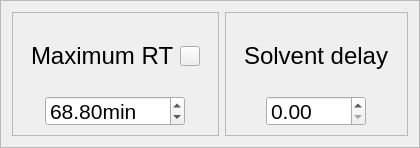
            <widget class="QFrame" name="frame_14">
             <property name="sizePolicy">
              <sizepolicy hsizetype="Expanding" vsizetype="Expanding">
               <horstretch>0</horstretch>
               <verstretch>0</verstretch>
              </sizepolicy>
             </property>
             <property name="minimumSize">
              <size>
               <width>0</width>
               <height>0</height>
              </size>
             </property>
             <property name="maximumSize">
              <size>
               <width>16777215</width>
               <height>16777215</height>
              </size>
             </property>
             <property name="frameShape">
              <enum>QFrame::StyledPanel</enum>
             </property>
             <property name="frameShadow">
              <enum>QFrame::Raised</enum>
             </property>
             <layout class="QHBoxLayout" name="horizontalLayout">
              <item>
               <widget class="QFrame" name="frame_7">
                <property name="sizePolicy">
                 <sizepolicy hsizetype="Expanding" vsizetype="Expanding">
                  <horstretch>0</horstretch>
                  <verstretch>0</verstretch>
                 </sizepolicy>
                </property>
                <property name="minimumSize">
                 <size>
                  <width>0</width>
                  <height>0</height>
                 </size>
                </property>
                <property name="maximumSize">
                 <size>
                  <width>16777215</width>
                  <height>16777215</height>
                 </size>
                </property>
                <property name="frameShape">
                 <enum>QFrame::StyledPanel</enum>
                </property>
                <property name="frameShadow">
                 <enum>QFrame::Raised</enum>
                </property>
                <layout class="QGridLayout" name="gridLayout_11">
                 <property name="leftMargin">
                  <number>9</number>
                 </property>
                 <property name="topMargin">
                  <number>9</number>
                 </property>
                 <property name="rightMargin">
                  <number>9</number>
                 </property>
                 <property name="bottomMargin">
                  <number>9</number>
                 </property>
                 <property name="spacing">
                  <number>6</number>
                 </property>
                 <item row="0" column="0">
                  <widget class="QWidget" name="widget" native="true">
                   <layout class="QHBoxLayout" name="horizontalLayout_5">
                    <item>
                     <widget class="QLabel" name="label_2">
                      <property name="sizePolicy">
                       <sizepolicy hsizetype="Maximum" vsizetype="Preferred">
                        <horstretch>0</horstretch>
                        <verstretch>0</verstretch>
                       </sizepolicy>
                      </property>
                      <property name="minimumSize">
                       <size>
                        <width>0</width>
                        <height>30</height>
                       </size>
                      </property>
                      <property name="maximumSize">
                       <size>
                        <width>16777215</width>
                        <height>16777215</height>
                       </size>
                      </property>
                      <property name="font">
                       <font>
                        <pointsize>18</pointsize>
                        <weight>50</weight>
                        <italic>false</italic>
                        <bold>false</bold>
                       </font>
                      </property>
                      <property name="styleSheet">
                       <string notr="true">font: 18pt;</string>
                      </property>
                      <property name="text">
                       <string>Maximum RT</string>
                      </property>
                     </widget>
                    </item>
                    <item>
                     <widget class="QPushButton" name="pushButton_11">
                      <property name="minimumSize">
                       <size>
                        <width>20</width>
                        <height>20</height>
                       </size>
                      </property>
                      <property name="maximumSize">
                       <size>
                        <width>20</width>
                        <height>20</height>
                       </size>
                      </property>
                      <property name="text">
                       <string/>
                      </property>
                      <property name="icon">
                       <iconset>
                        <normaloff>../Combine/R-C.png</normaloff>../Combine/R-C.png</iconset>
                      </property>
                      <property name="iconSize">
                       <size>
                        <width>20</width>
                        <height>20</height>
                       </size>
                      </property>
                     </widget>
                    </item>
                   </layout>
                  </widget>
                 </item>
                 <item row="1" column="0" alignment="Qt::AlignHCenter">
                  <widget class="QDoubleSpinBox" name="doubleSpinBox_1">
                   <property name="minimumSize">
                    <size>
                     <width>130</width>
                     <height>30</height>
                    </size>
                   </property>
                   <property name="maximumSize">
                    <size>
                     <width>16777215</width>
                     <height>30</height>
                    </size>
                   </property>
                   <property name="styleSheet">
                    <string notr="true">font: 16pt;</string>
                   </property>
                   <property name="prefix">
                    <string/>
                   </property>
                   <property name="suffix">
                    <string>min</string>
                   </property>
                   <property name="maximum">
                    <double>9999.000000000000000</double>
                   </property>
                   <property name="value">
                    <double>68.799999999999997</double>
                   </property>
                  </widget>
                 </item>
                </layout>
               </widget>
              </item>
              <item>
               <widget class="QFrame" name="frame_22">
                <property name="sizePolicy">
                 <sizepolicy hsizetype="Expanding" vsizetype="Expanding">
                  <horstretch>0</horstretch>
                  <verstretch>0</verstretch>
                 </sizepolicy>
                </property>
                <property name="minimumSize">
                 <size>
                  <width>0</width>
                  <height>0</height>
                 </size>
                </property>
                <property name="maximumSize">
                 <size>
                  <width>16777215</width>
                  <height>16777215</height>
                 </size>
                </property>
                <property name="frameShape">
                 <enum>QFrame::StyledPanel</enum>
                </property>
                <property name="frameShadow">
                 <enum>QFrame::Raised</enum>
                </property>
                <layout class="QGridLayout" name="gridLayout_14">
                 <item row="0" column="0">
                  <widget class="QWidget" name="widget_6" native="true">
                   <layout class="QHBoxLayout" name="horizontalLayout_11">
                    <item>
                     <widget class="QLabel" name="label_20">
                      <property name="sizePolicy">
                       <sizepolicy hsizetype="Maximum" vsizetype="Preferred">
                        <horstretch>0</horstretch>
                        <verstretch>0</verstretch>
                       </sizepolicy>
                      </property>
                      <property name="minimumSize">
                       <size>
                        <width>0</width>
                        <height>50</height>
                       </size>
                      </property>
                      <property name="maximumSize">
                       <size>
                        <width>16777215</width>
                        <height>16777215</height>
                       </size>
                      </property>
                      <property name="font">
                       <font>
                        <pointsize>18</pointsize>
                        <weight>50</weight>
                        <italic>false</italic>
                        <bold>false</bold>
                       </font>
                      </property>
                      <property name="styleSheet">
                       <string notr="true">font: 18pt;</string>
                      </property>
                      <property name="text">
                       <string>Solvent delay</string>
                      </property>
                      <property name="wordWrap">
                       <bool>true</bool>
                      </property>
                     </widget>
                    </item>
                   </layout>
                  </widget>
                 </item>
                 <item row="1" column="0" alignment="Qt::AlignHCenter">
                  <widget class="QDoubleSpinBox" name="doubleSpinBox_7">
                   <property name="minimumSize">
                    <size>
                     <width>100</width>
                     <height>30</height>
                    </size>
                   </property>
                   <property name="maximumSize">
                    <size>
                     <width>100</width>
                     <height>30</height>
                    </size>
                   </property>
                   <property name="styleSheet">
                    <string notr="true">font: 16pt;</string>
                   </property>
                   <property name="prefix">
                    <string notr="true"/>
                   </property>
                   <property name="suffix">
                    <string/>
                   </property>
                   <property name="maximum">
                    <double>9999.000000000000000</double>
                   </property>
                   <property name="singleStep">
                    <double>0.050000000000000</double>
                   </property>
                   <property name="value">
                    <double>0.000000000000000</double>
                   </property>
                  </widget>
                 </item>
                </layout>
               </widget>
              </item>
             </layout>
            </widget>
